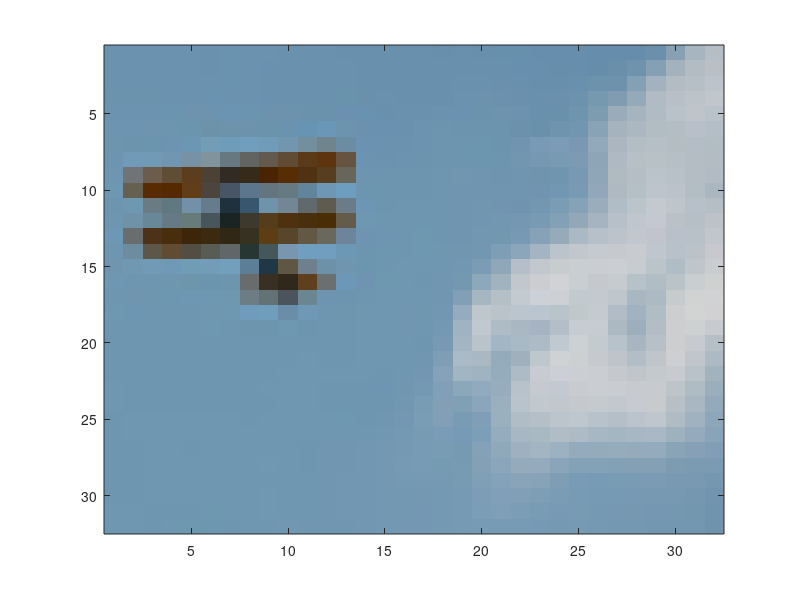

MATLAB code to generate this figure: (Note: this script raises an error after producing the figure.)
% Load a sample image
load('CNNparameters.mat');
load('debuggingTest.mat');

imageset = zeros(32, 32, 3, 2);
imageset(:,:,:,1) = imrgb;
figure('name', 'Original'); imagesc(imrgb);

out = NeuralNetDemo(imageset, filterbanks, biasvectors, trueclass);
